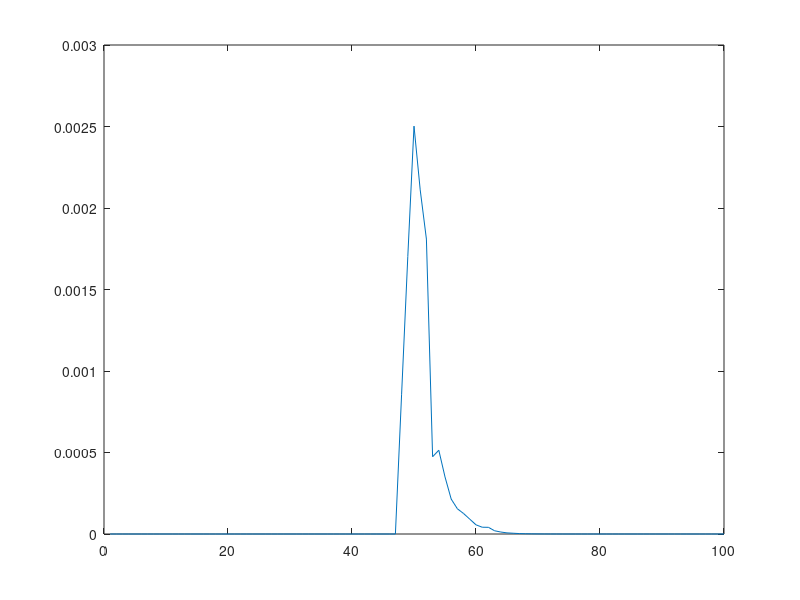

This chart was generated by the following MATLAB code: (Note: this script raises an error after producing the figure.)
trials=1e5;
steps=20;

% for alpha=1:7

alpha=5;
polar=zeros(trials,1);
azm=zeros(trials,1);
%% First step
liklihd=ones(trials,1);
for i=1:steps
if i==1
    distance=ones(trials,1);
    polar = acos(2*rand(trials,1)-1);
    ZZZ=1;
else
zzz=2*rand(trials,1).^(1/alpha)-1;
polar=acos(zzz);
distance=sqrt(distance.^2+1-2*distance.*cos(pi-polar));
z=cos(polar);
ZZZ=(((z+1)/2).^(1-alpha))/alpha;
end
liklihd=liklihd.*ZZZ;
end
D=distance;
% hist(D)

%% Binning
bins=100;
delt=steps/bins;
range_end=0;
prob=zeros(bins,1);
meansave=zeros(bins,1);
sigsave=zeros(bins,1);
COV=[];
for i=1:bins
   range_start=range_end;
   range_end=range_start+delt;
   interim=1*(D>=range_start & D<=range_end); 
   p=interim.*liklihd;
   prob(i)=sum(p);
   m=mean(p);                  % find the sample mean
   s=sqrt(var(p));             % and the standard deviation
   meansave(i)=m;              % save them
   sigsave(i)=s; 
end

%% Plotting
prob=prob./(trials*delt);
plot(prob);

% hold on
% end

%% large equation
clear X Y Z
N=20;
rmax=20;
r=1;
i=1;
p_check=[];
for r=0:0.2:rmax
ro=r/rmax;
L= @(x) 1/tanh(x)-1/x-ro;
x0=0.5;
linv = fzero(L,x0);
p_check(i)=ro*linv/(rmax*sqrt((pi/(2*N^3))*(1-ro^2-2*ro/(linv)))) * exp(-N*ro*linv) * (sinh(linv)/linv)^N;
i=i+1;
end

semilogy(p_check')
hold on
semilogy(prob)

%% Coefficient of variation
% COV=sigsave./meansave
% figure,plot(COV)
